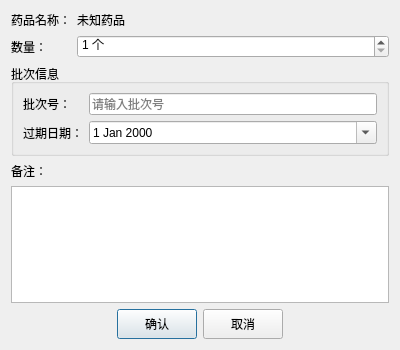
<?xml version="1.0" encoding="UTF-8"?>
<ui version="4.0">
<class>StockDialog</class>
<widget class="QDialog" name="StockDialog">
 <property name="geometry">
  <rect>
   <x>0</x>
   <y>0</y>
   <width>400</width>
   <height>350</height>
  </rect>
 </property>
 <property name="windowTitle">
  <string>药品库存操作</string>
 </property>
 <layout class="QVBoxLayout" name="verticalLayout">
  <item>
   <layout class="QFormLayout" name="formLayout">
    <item row="0" column="0">
     <widget class="QLabel" name="label">
      <property name="text">
       <string>药品名称：</string>
      </property>
     </widget>
    </item>
    <item row="0" column="1">
     <widget class="QLabel" name="lblMedicineName">
      <property name="text">
       <string>未知药品</string>
      </property>
     </widget>
    </item>
    <item row="1" column="0">
     <widget class="QLabel" name="lblQuantity">
      <property name="text">
       <string>数量：</string>
      </property>
     </widget>
    </item>
    <item row="1" column="1">
     <widget class="QSpinBox" name="spinQuantity">
      <property name="suffix">
       <string> 个</string>
      </property>
      <property name="minimum">
       <number>1</number>
      </property>
      <property name="maximum">
       <number>10000</number>
      </property>
     </widget>
    </item>
   </layout>
  </item>
  <item>
   <widget class="QGroupBox" name="gbBatchInfo">
    <property name="title">
     <string>批次信息</string>
    </property>
    <layout class="QFormLayout" name="formLayout_2">
     <item row="0" column="0">
      <widget class="QLabel" name="label_3">
       <property name="text">
        <string>批次号：</string>
       </property>
      </widget>
     </item>
     <item row="0" column="1">
      <widget class="QLineEdit" name="txtBatchNumber">
       <property name="placeholderText">
        <string>请输入批次号</string>
       </property>
      </widget>
     </item>
     <item row="1" column="0">
      <widget class="QLabel" name="label_4">
       <property name="text">
        <string>过期日期：</string>
       </property>
      </widget>
     </item>
     <item row="1" column="1">
      <widget class="QDateEdit" name="dateExpiry">
       <property name="calendarPopup">
        <bool>true</bool>
       </property>
      </widget>
     </item>
    </layout>
   </widget>
  </item>
  <item>
   <widget class="QLabel" name="label_2">
    <property name="text">
     <string>备注：</string>
    </property>
   </widget>
  </item>
  <item>
   <widget class="QPlainTextEdit" name="txtNotes">
    <property name="maximumHeight">
     <number>80</number>
    </property>
   </widget>
  </item>
  <item>
   <layout class="QHBoxLayout" name="horizontalLayout">
    <item>
     <spacer name="horizontalSpacer">
      <property name="orientation">
       <enum>Qt::Horizontal</enum>
      </property>
      <property name="sizeHint" stdset="0">
       <size>
        <width>40</width>
        <height>20</height>
       </size>
      </property>
     </spacer>
    </item>
    <item>
     <widget class="QPushButton" name="btnConfirm">
      <property name="text">
       <string>确认</string>
      </property>
      <property name="minimumSize">
       <size>
        <width>80</width>
        <height>30</height>
       </size>
      </property>
     </widget>
    </item>
    <item>
     <widget class="QPushButton" name="btnCancel">
      <property name="text">
       <string>取消</string>
      </property>
      <property name="minimumSize">
       <size>
        <width>80</width>
        <height>30</height>
       </size>
      </property>
     </widget>
    </item>
    <item>
     <spacer name="horizontalSpacer_2">
      <property name="orientation">
       <enum>Qt::Horizontal</enum>
      </property>
      <property name="sizeHint" stdset="0">
       <size>
        <width>40</width>
        <height>20</height>
       </size>
      </property>
     </spacer>
    </item>
   </layout>
  </item>
 </layout>
</widget>
<resources/>
<connections/>
</ui>
